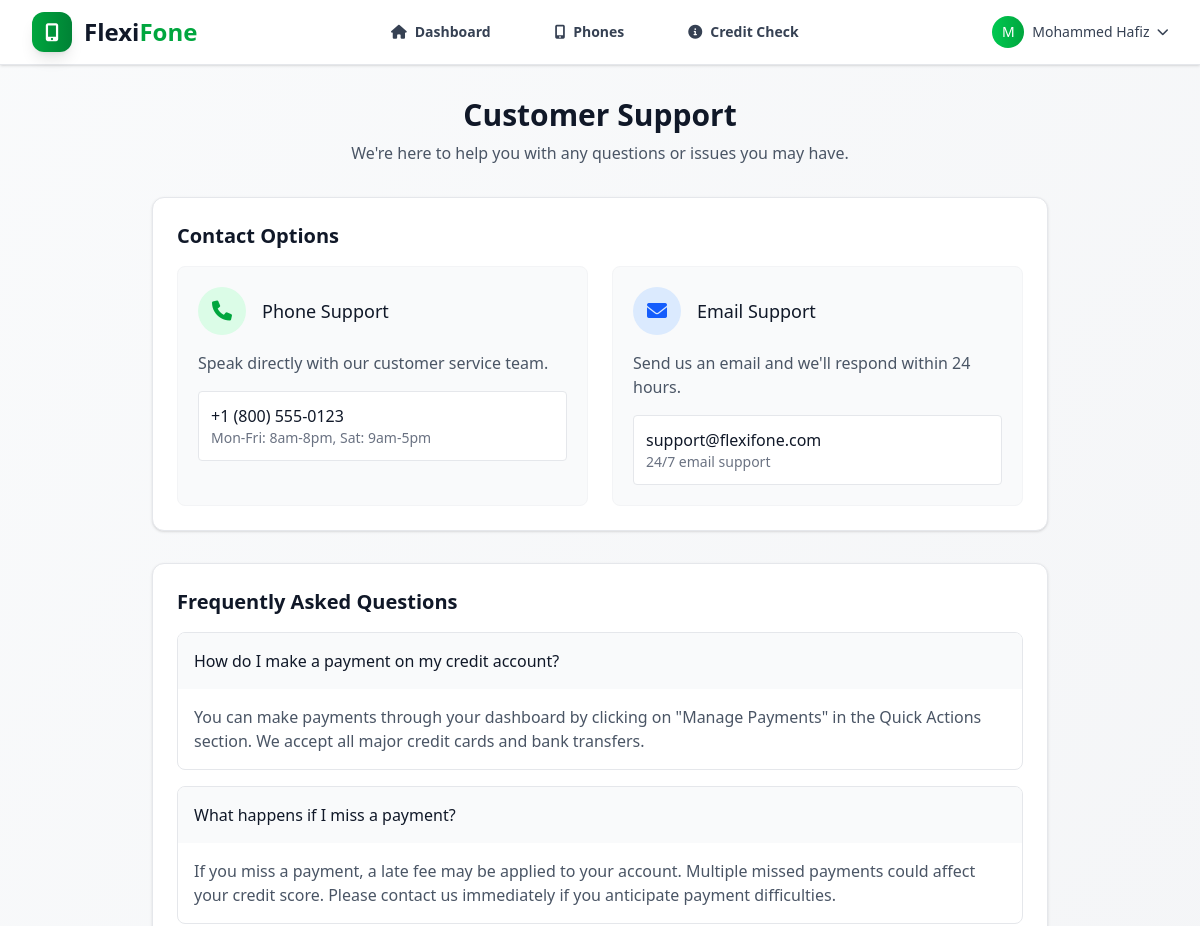
The page /accounts/support/ (signed in, upper part) on the database as committed earlier.
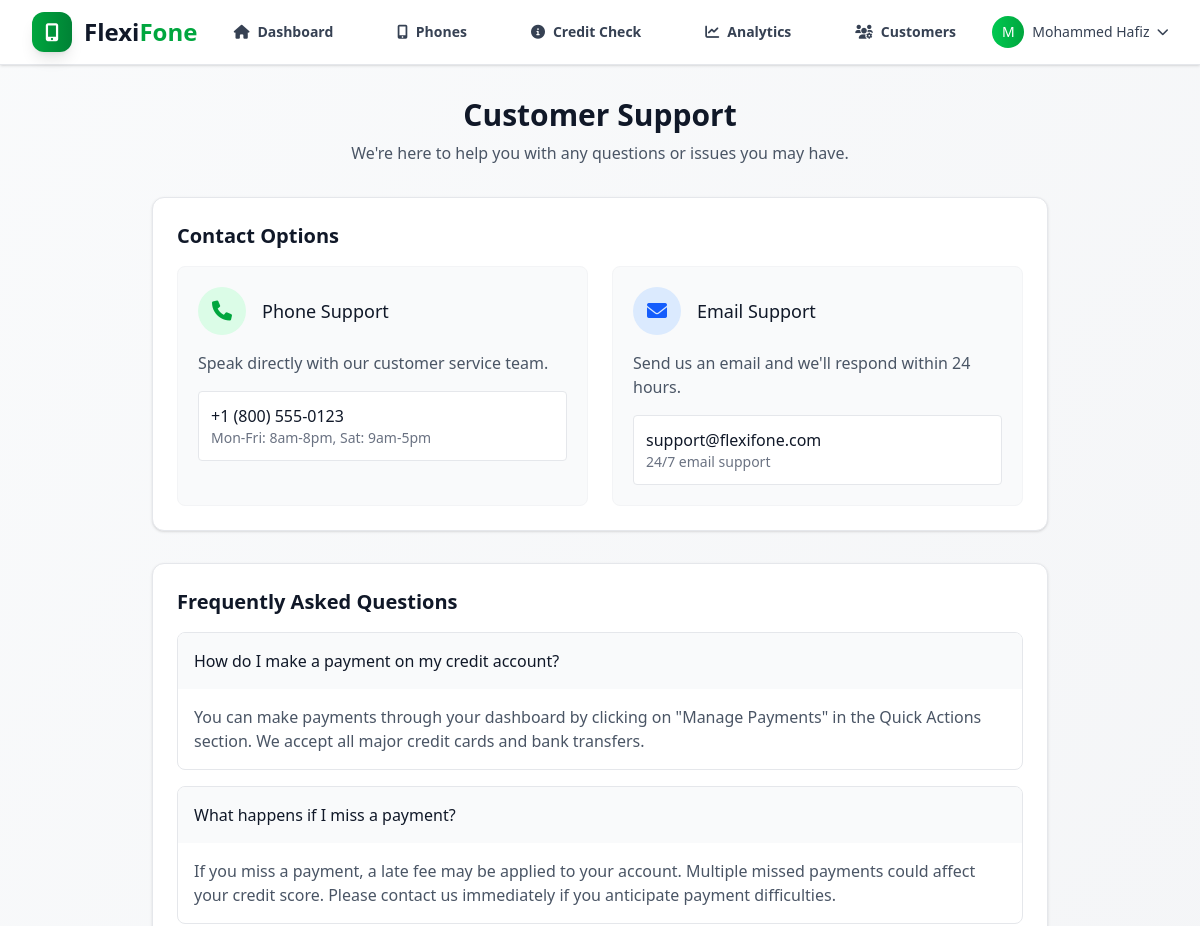
The same page on the database as committed later.
### accounts/views.py (the view)
# urls.py: path('support/', support_view, name='support'),
@login_required
def support_view(request):
    return render(request, 'support.html')

### accounts/models.py (called while the page is built)
    def get_full_name(self):
        return f"{self.first_name} {self.last_name}".strip() or self.username

    def get_display_name(self):
        if self.first_name:
            return self.first_name
        return self.username

### templates/support.html (shortened to what this page needs)
{% extends 'base.html' %}
{% block content %}
<div class="max-w-4xl mx-auto">
    <div class="mb-8 text-center">
        <h1 class="text-3xl font-bold text-gray-900 mb-2">Customer Support</h1>
        <p class="text-gray-600">We're here to help you with any questions or issues you may have.</p>
    </div>
    <div class="bg-white rounded-xl shadow-sm border border-gray-200 overflow-hidden mb-8">
        <div class="p-6">
            <h2 class="text-xl font-semibold text-gray-900 mb-4">Contact Options</h2>
            <div class="grid grid-cols-1 md:grid-cols-2 gap-6">
                <div class="bg-gray-50 p-5 rounded-lg border border-gray-100">
                    <div class="flex items-center mb-4">
                        <div class="w-12 h-12 bg-green-100 rounded-full flex items-center justify-center mr-4">
                            <i class="fas fa-phone text-green-600 text-xl"></i>
                        </div>
                        <h3 class="text-lg font-medium text-gray-900">Phone Support</h3>
                    </div>
                    <p class="text-gray-600 mb-4">Speak directly with our customer service team.</p>
                    <div class="bg-white p-3 rounded border border-gray-200">
                        <p class="font-medium text-gray-900">+1 (800) 555-0123</p>
                        <p class="text-sm text-gray-500">Mon-Fri: 8am-8pm, Sat: 9am-5pm</p>
                    </div>
                </div>
                <div class="bg-gray-50 p-5 rounded-lg border border-gray-100">
                    <div class="flex items-center mb-4">
                        <div class="w-12 h-12 bg-blue-100 rounded-full flex items-center justify-center mr-4">
                            <i class="fas fa-envelope text-blue-600 text-xl"></i>
                        </div>
                        <h3 class="text-lg font-medium text-gray-900">Email Support</h3>
                    </div>
                    <p class="text-gray-600 mb-4">Send us an email and we'll respond within 24 hours.</p>
                    <div class="bg-white p-3 rounded border border-gray-200">
                        <p class="font-medium text-gray-900">support@flexifone.com</p>
                        <p class="text-sm text-gray-500">24/7 email support</p>
                    </div>
                </div>
            </div>
        </div>
    </div>
    <div class="bg-white rounded-xl shadow-sm border border-gray-200 overflow-hidden mb-8">
        <div class="p-6">
            <h2 class="text-xl font-semibold text-gray-900 mb-4">Frequently Asked Questions</h2>
            <div class="space-y-4">
                <div class="border border-gray-200 rounded-lg overflow-hidden">
                    <div class="p-4 bg-gray-50 font-medium text-gray-900">
                        How do I make a payment on my credit account?
                    </div>
                    <div class="p-4 text-gray-600">
                        You can make payments through your dashboard by clicking on "Manage Payments" in the Quick Actions section. We accept all major credit cards and bank transfers.
                    </div>
                </div>
                <div class="border border-gray-200 rounded-lg overflow-hidden">
                    <div class="p-4 bg-gray-50 font-medium text-gray-900">
                        What happens if I miss a payment?
                    </div>
                    <div class="p-4 text-gray-600">
                        If you miss a payment, a late fee may be applied to your account. Multiple missed payments could affect your credit score. Please contact us immediately if you anticipate payment difficulties.
                    </div>
                </div>
            </div>
        </div>
    </div>
</div>
{% endblock %}

### theme/templates/base.html (shortened to what the changed rows need)
{% load static tailwind_tags %}
<!DOCTYPE html>
<html lang="en">
<head>
    {% tailwind_css %}
    <link href="https://cdnjs.cloudflare.com/ajax/libs/font-awesome/6.0.0/css/all.min.css" rel="stylesheet">
    <link href="https://cdn.jsdelivr.net/npm/toastify-js/src/toastify.min.css" rel="stylesheet">
</head>
<body class="bg-gray-50 font-sans">
    <nav class="bg-white border-b border-gray-200 shadow-sm sticky top-0 z-50">
        <div class="max-w-7xl mx-auto px-4 sm:px-6 lg:px-8">
            <div class="flex justify-between items-center h-16">
                <div class="hidden md:flex items-center space-x-8">
                    {% if user.is_authenticated %}
                        <a href="{% url 'accounts:dashboard' %}"
                            class="text-gray-700 hover:text-green-600 px-4 py-2 rounded-xl text-sm font-semibold transition-all duration-200 hover:bg-green-50">
                            <i class="fas fa-home mr-2"></i>Dashboard
                        </a>
                        <a href="{% url 'phones:phone_list' %}"
                            class="text-gray-700 hover:text-green-600 px-4 py-2 rounded-xl text-sm font-semibold transition-all duration-200 hover:bg-green-50">
                            <i class="fas fa-mobile-alt mr-2"></i>Phones
                        </a>
                        <a href="{% url 'accounts:credit_eligibility' %}"
                            class="text-gray-700 hover:text-green-600 px-4 py-2 rounded-xl text-sm font-semibold transition-all duration-200 hover:bg-green-50">
                            <i class="fas fa-info-circle mr-2"></i>Credit Check
                        </a>
                        {% if user.is_staff %}
                            <a href="{% url 'accounts:business_dashboard' %}"
                                class="text-gray-700 hover:text-green-600 px-4 py-2 rounded-xl text-sm font-semibold transition-all duration-200 hover:bg-green-50">
                                <i class="fas fa-chart-line mr-2"></i>Analytics
                            </a>
                            <a href="{% url 'accounts:customer_management' %}"
                                class="text-gray-700 hover:text-green-600 px-4 py-2 rounded-xl text-sm font-semibold transition-all duration-200 hover:bg-green-50">
                                <i class="fas fa-users-cog mr-2"></i>Customers
                            </a>
                        {% endif %}
                    {% endif %}
                </div>
            </div>
        </div>
    </nav>
    <main class="min-h-screen bg-gradient-to-br from-gray-50 to-gray-100">
        <div class="max-w-7xl mx-auto px-4 sm:px-6 lg:px-8 py-8">
            {% block content %}{% endblock %}
        </div>
    </main>
</body>
</html>

Rows that differ between the two databases and show on the page:
changed User "Mohammed Hafiz": is_staff False → True (drawn)
Other text that changed with them:
text now shown: "Analytics Customers"
